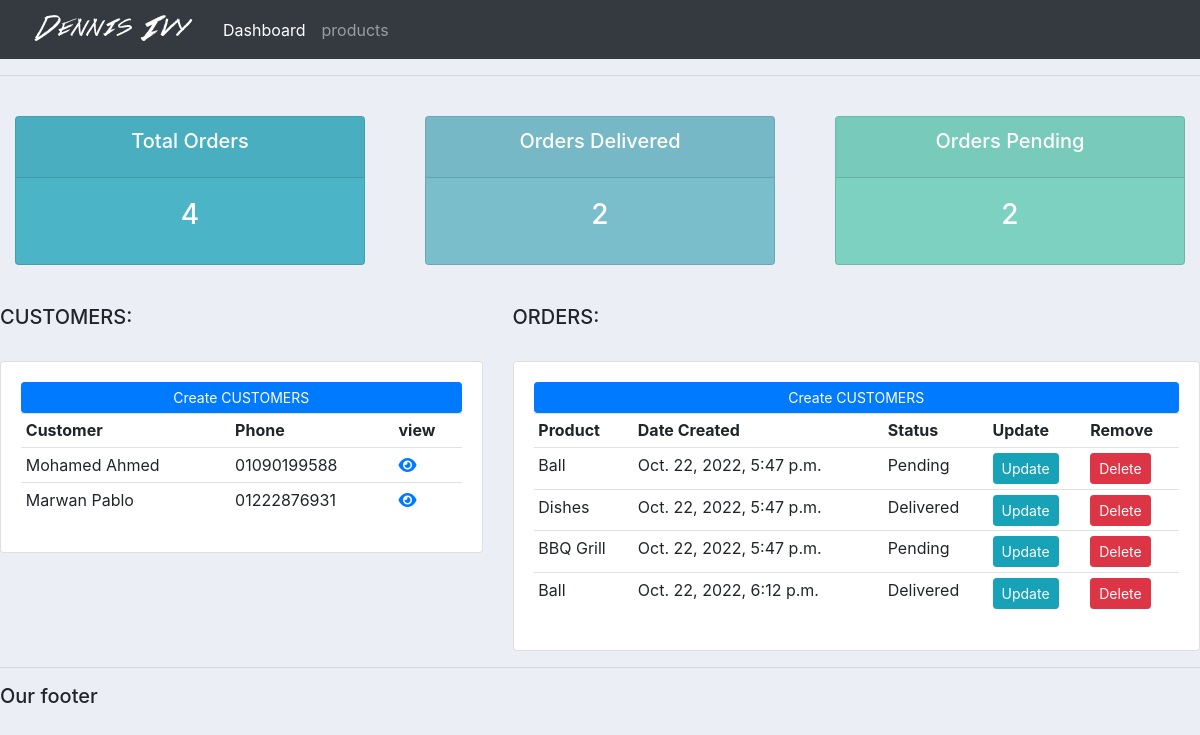
The page / on the database its author committed.
### accounts/models.py (models this page shows, shortened)
class Customer (models.Model):
    name = models.CharField(max_length=200, null=True)
    email = models.CharField(max_length=200, null=True)
    phone = models.CharField(max_length=200, null=True)
    date_created = models.DateTimeField(auto_now_add=True, null=True)

class Order(models.Model):
    customer = models.ForeignKey(Customer, null=True, on_delete=models.SET_NULL)
    product = models.ForeignKey(Product, null=True, on_delete=models.SET_NULL)
    STATUS=(( 'Pending', 'Pending'), ('Out for delivery', 'Out for delivery'), ('Delivered', 'Delivered'))
    date_created = models.DateTimeField(auto_now_add=True, null=True)
    stat = models.CharField(max_length=200, null=True, choices=STATUS)

class Product (models.Model):
    STATUS=(( 'indoor', 'indoor'),
            ('Out Door', 'Out Door')
        )
    name = models.CharField(max_length=200, null=True)
    price = models.FloatField(null=True)
    category = models.CharField(max_length=200, null=True , choices=STATUS)
    description = models.CharField(max_length=200, null=True , blank=True)
    date_created = models.DateTimeField(auto_now_add=True, null=True)
    tags=models.ManyToManyField(Tag)
    def __str__(self):
        return self.name

### accounts/views.py (the view)
# urls.py: path('', views.home, name='home'),
def home(request):
    orders=Order.objects.all()
    customers=Customer.objects.all()
    total_customers=customers.count()
    total_orders=orders.count()
    delivered=orders.filter(stat='Delivered').count()
    pending=orders.filter(stat='Pending').count()
    context={'orders':orders,'customers':customers,
            'total_customers':total_customers,
            'total_orders':total_orders,'delivered':delivered,'pending':pending}
    return render(request,'accounts/dashboard.html',context)

### templates/accounts/dashboard.html (shortened to what this page needs)
{% extends 'accounts/main.html' %}
{% block content %}
{% include 'accounts/status.html'%}
<br>
<div class="row">
    <div class="col-md-5">
        <h5>CUSTOMERS:</h5>
        <br>
        <div class="card card-body">
            <a class="btn btn-primary btn-sm btn-block" href="#">Create CUSTOMERS</a>
            <table class="table table-sm">
                <tr>
                    <th>Customer</th>
                    <th>Phone</th>
                    <th>view</th>
                </tr>
                {% for i in customers %}
                <tr>
                    <td>{{i.name}}</td>
                    <td>{{i.phone}}</td>
                    <td><a href='{% url 'customer' i.id %}'>
                        <i class="fa-solid fa-eye"></i></a></td>
                </tr>
                {% endfor %}
            </table>
        </div>
    </div>
    <div class="col-md-7">
        <h5>ORDERS:</h5>
        <br>
        <div class="card card-body">
            <a class="btn btn-primary btn-sm btn-block" href="#">Create CUSTOMERS</a>
            <table class="table table-sm">
                <tr>
                    <th>Product</th>
                    <th>Date Created</th>
                    <th>Status</th>
                    <th>Update</th>
                    <th>Remove</th>
                </tr>
                {% for order in orders%}
                <tr>
                    <td>{{order.product}}</td>
                    <td>{{order.date_created}}</td>
                    <td>{{order.stat}}</td>
                    <td><a class="btn btn-sm btn-info" href="">Update</a></td>
                    <td><a class="btn btn-sm btn-danger" href="">Delete</a></td>
                </tr>
                {% endfor%}
            </table>
        </div>
    </div>
</div>
{% endblock %}

### templates/accounts/main.html (shortened to what this page needs)
{% load static%}
<!DOCTYPE html>
<html>
    <head>
        <link rel="stylesheet" href="https://cdn.jsdelivr.net/npm/bootstrap@4.0.0/dist/css/bootstrap.min.css">
        <link rel="stylesheet" types="text/css" href="{% static 'css/main.css'%}">
        <link href="{% static 'fontawesomefree/css/fontawesome.css' %}" rel="stylesheet" type="text/css">
        <link href="{% static 'fontawesomefree/css/brands.css' %}" rel="stylesheet" type="text/css">
        <link href="{% static 'fontawesomefree/css/solid.css' %}" rel="stylesheet" type="text/css">
    </head>
    <body>
        {% include 'accounts/base/navbar.html' %}
        <hr>
        {% block content %}
        {% endblock %}
        <hr>
        <h5>Our footer</h5>
    </body>
</html>

### templates/accounts/base/navbar.html (shortened to what this page needs)
{% load static %}
<nav class="navbar navbar-expand-lg navbar-dark bg-dark">
    <img src="{% static 'img/logo (1).png'%}">
    <div class="collapse navbar-collapse" id="navbarNav">
      <ul class="navbar-nav">
        <li class="nav-item active">
          <a class="nav-link" href="{% url 'home' %}">Dashboard <span class="sr-only">(current)</span></a>
        </li>
        <li class="nav-item">
          <a class="nav-link" href="{% url 'products' %}">products</a>
        </li>
      </ul>
    </div>
  </nav>

### templates/accounts/status.html
<br>
<div class="row">
	<div class="col">
		<div class="col-md">
			<div class="card text-center text-white  mb-3" id="total-orders">
			  	<div class="card-header">
			  		<h5 class="card-title">Total Orders</h5>
			  	</div>
			  	<div class="card-body">
			    	<h3 class="card-title">{{total_orders}}</h3>
			  	</div>
			</div>
		</div>
	</div>
	<div class="col">
		<div class="col-md">
			<div class="card text-center text-white  mb-3" id="orders-delivered">
			  	<div class="card-header">
			  		<h5 class="card-title">Orders Delivered</h5>
			  	</div>
			  	<div class="card-body">
			    	<h3 class="card-title">{{delivered}}</h3>
			  	</div>
			</div>
		</div>
	</div>
	<div class="col">
		<div class="col-md">
			<div class="card text-center text-white  mb-3" id="orders-pending">
			  	<div class="card-header">
			  		<h5 class="card-title">Orders Pending</h5>
			  	</div>
			  	<div class="card-body">
			    	<h3 class="card-title">{{pending}}</h3>
			  	</div>
			</div>
		</div>
	</div>
</div>

### static/css/main.css (style rules this page uses)
body { background-color: #ebeff5; }
#total-orders { background-color: #4cb4c7; }
#orders-delivered { background-color: #7abecc; }
#orders-pending { background-color: #7cD1c0; }

### rows shown on the page
Customer: name "Mohamed Ahmed", phone "01090199588"
Customer: name "Marwan Pablo", phone "01222876931"
Order: product "Ball", date_created "Oct. 22, 2022, 5:47 p.m.", stat "Pending"
Order: product "Dishes", date_created "Oct. 22, 2022, 5:47 p.m.", stat "Delivered"
Order: product "BBQ Grill", date_created "Oct. 22, 2022, 5:47 p.m.", stat "Pending"
Order: product "Ball", date_created "Oct. 22, 2022, 6:12 p.m.", stat "Delivered"

### other values the page prints
{{ total_orders }} "4"
{{ delivered }} "2"
{{ pending }} "2"
